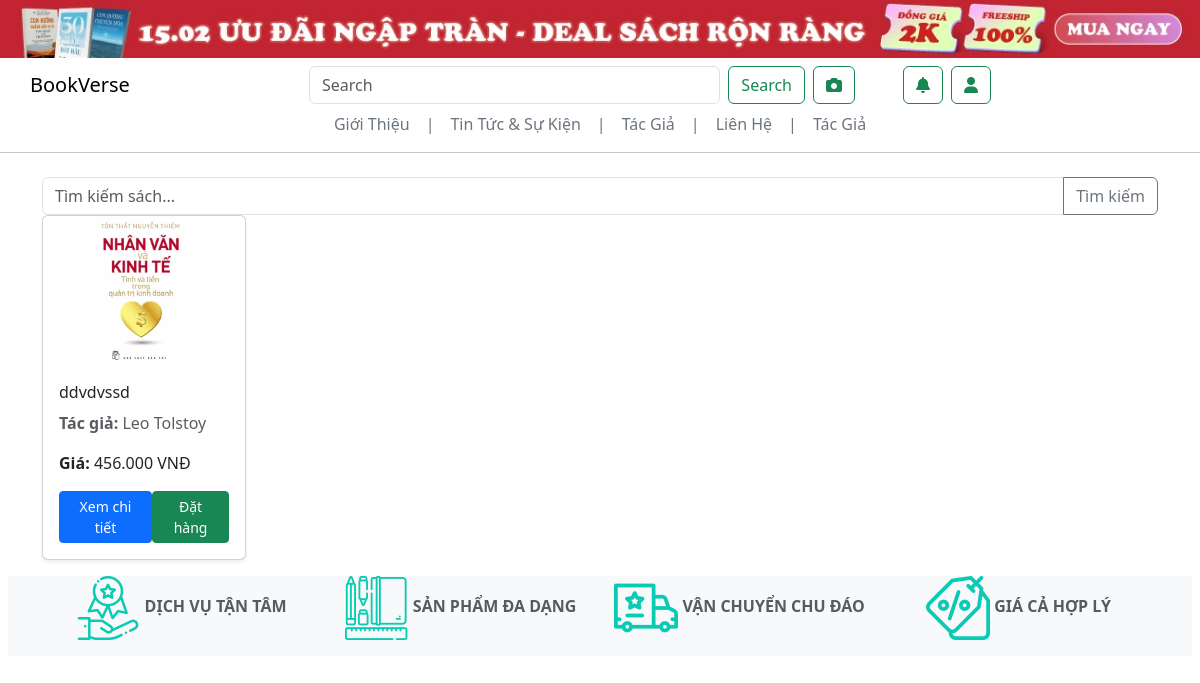
The page /danh_muc/tho_ca on the database as committed earlier.
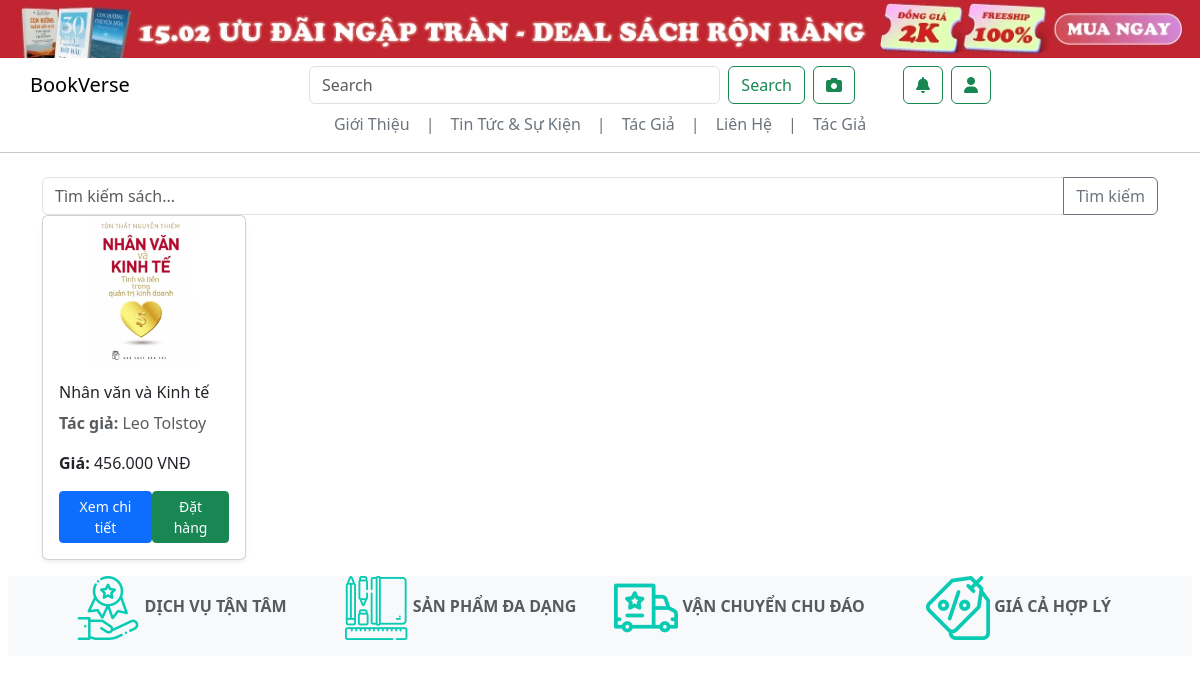
The same page on the database as committed later.
### tables this page shows
CREATE TABLE `book` (
  `Book_id` int(11) NOT NULL AUTO_INCREMENT,
  `User_id` int(11) NOT NULL,
  `Author_id` int(11) DEFAULT NULL,
  `Category_id` int(11) DEFAULT NULL,
  `quantity` int(10) NOT NULL,
  `Date_added` date DEFAULT NULL,
  `Status_id` int(11) DEFAULT 1,
  PRIMARY KEY (`Book_id`),
  KEY `Author_id` (`Author_id`),
  KEY `Category_id` (`Category_id`),
  KEY `Status_id` (`Status_id`),
  CONSTRAINT `book_ibfk_1` FOREIGN KEY (`Author_id`) REFERENCES `author` (`Author_id`),
  CONSTRAINT `book_ibfk_2` FOREIGN KEY (`Category_id`) REFERENCES `category` (`Category_id`),
  CONSTRAINT `book_ibfk_3` FOREIGN KEY (`Status_id`) REFERENCES `bookstatus` (`Status_id`)
);

CREATE TABLE `bookdetail` (
  `id` int(11) NOT NULL AUTO_INCREMENT,
  `Title` text NOT NULL,
  `Description` text DEFAULT NULL,
  `Price` int(11) NOT NULL,
  PRIMARY KEY (`id`),
  CONSTRAINT `bookdetail_ibfk_1` FOREIGN KEY (`id`) REFERENCES `book` (`Book_id`)
);

CREATE TABLE `category` (
  `Category_id` int(11) NOT NULL AUTO_INCREMENT,
  `Category_name` varchar(255) DEFAULT NULL,
  `Category_type` varchar(255) NOT NULL,
  PRIMARY KEY (`Category_id`)
);

CREATE TABLE `author` (
  `Author_id` int(11) NOT NULL AUTO_INCREMENT,
  `Name` varchar(255) DEFAULT NULL,
  `Biography` text DEFAULT NULL,
  `Date_of_Birth` date DEFAULT NULL,
  `Nationality` int(1) DEFAULT NULL,
  `Img_Author` varchar(255) DEFAULT NULL,
  `Author_Status` int(1) NOT NULL DEFAULT 1,
  PRIMARY KEY (`Author_id`),
  KEY `fk_author_nationality` (`Nationality`),
  CONSTRAINT `fk_author_nationality` FOREIGN KEY (`Nationality`) REFERENCES `countries` (`id`) ON DELETE SET NULL ON UPDATE CASCADE
);

### src/controllers/danh_muc.php (called while the page is built, shortened)
<?php
class Danh_muc extends Controller
{
    public $ProductModel;
    private $CategoryModel;
    public function __construct()
    {
        $this->ProductModel = $this->model("ProductModel");
        $this->CategoryModel = $this->model("CategoryModel");
    }
    public function default($Category_type = "")
    {
        $Books = empty($Category_type) ? $this->ProductModel->getBooks() : $this->CategoryModel->getBooksByCategoryType($Category_type);
        $this->view("single_layout", [
            "Page" => "products/product_category",
            "Title" => "Danh mục sách",
            "Type" => $Category_type,
            "Books" => $Books,
        ]);
    }
}
?>

### src/core/App.php (called while the page is built, shortened)
<?php
class App
{
    protected $action = "default";
    function __construct()
    {
        $arr = $this->UrlProcess();
        if (!empty($arr) && file_exists("./src/controllers/" . $arr[0] . ".php")) {
            unset($arr[0]);
        } else {
            $this->setErrorController();
        }
        $this->controller = new $this->controller;
        if (isset($arr[1]) && method_exists($this->controller, $arr[1])) {
            $this->action = $arr[1];
            unset($arr[1]);
        } elseif (isset($arr[1])) {
            array_unshift($arr, $arr[1]);
            $this->action = "default";
            unset($arr[1]);
        }
        $this->params = array_values($arr) ?: [];
        try {
            call_user_func_array([$this->controller, $this->action], $this->params);
        } catch (ArgumentCountError $e) {
            $this->setErrorController();
            call_user_func_array([$this->controller, "default"], []);
        }
    }
    function UrlProcess()
    {
        if (isset($_GET["url"])) {
            $url = filter_var(trim($_GET["url"], "/"));
            $segments = explode("/", $url);
            $filteredSegments = [];
            foreach ($segments as $segment) {
                if (empty($filteredSegments) || end($filteredSegments) !== $segment) {
                    $filteredSegments[] = $segment;
                }
            }
            return $filteredSegments;
        }
        return [];
    }
}

### index.php (called while the page is built, shortened)
<?php
$myApp = new App();
?>

### src/core/DB.php (called while the page is built, shortened)
<?php
class DB
{
    protected $servername = host_name;
    protected $username = db_user;
    protected $password = db_password;
    protected $dbname = db_name;
    function __construct()
    {
        $this->conn = mysqli_connect($this->servername, $this->username, $this->password, $this->dbname);
    }
}
?>

### src/models/CategoryModel.php (called while the page is built, shortened)
<?php
class CategoryModel extends DB
{
    public function getBooksByCategoryType($categoryType)
    {
        $sql = "
        SELECT
            b.Book_id,
            bd.Title,
            a.Name AS Author_Name,
            bd.Description,
            bd.Price,
            b.Date_added,
            c.Category_name AS Category_name,
            c.Category_type AS Category_type,
            s.Status_name AS Book_Status,
            (SELECT GROUP_CONCAT(Image_URL)
             FROM BookImages
             WHERE Book_id = b.Book_id) AS Images
        FROM book b
        INNER JOIN bookdetail bd ON b.Book_id = bd.id  -- Liên kết với bảng bookdetail
        INNER JOIN author a ON b.Author_id = a.Author_id
        INNER JOIN category c ON b.Category_id = c.Category_id
        INNER JOIN bookstatus s ON b.Status_id = s.Status_id
        WHERE c.Category_type = ?
        ORDER BY b.Book_id;
    ";
        $stmt = $this->conn->prepare($sql);
        $stmt->bind_param("s", $categoryType);
        $stmt->execute();
        $result = $stmt->get_result();
        $books = [];
        while ($row = $result->fetch_assoc()) {
            $row['Images'] = !empty($row['Images']) ? explode(",", $row['Images']) : [];
            $books[] = $row;
        }
        return $books;
    }
}
?>

### src/views/pages/products/product_category.php (the view, shortened to what the changed rows need)
<?php
$books = $data["Books"];
?>
<div class="container mt-4">
    <div class="row row-cols-2 row-cols-md-5 g-4">
        <?php foreach ($books as $book): ?>
            <div class="col">
                <div class="card h-100 shadow-sm">
                    <a href="<?= APP_PATH ?>/chi_tiet/<?= $book['Book_id']; ?>" class="d-block ratio ratio-4x3">
                        <img src="<?= $this->image_books($book["Category_type"], $book['Images'][0]) ?>"
                            class="card-img-top img-fluid rounded" alt="<?= $book['Title']; ?>"
                            style="object-fit: contain;">
                    </a>
                    <div class="card-body d-flex flex-column">
                        <h6 class="card-title"><?= $book['Title']; ?></h6>
                        <p class="card-text text-muted"><strong>Tác giả:</strong> <?= $book['Author_Name']; ?></p>
                        <p class="card-text"><strong>Giá:</strong>
                            <?= number_format($book['Price'], 0, ',', '.'); ?> VNĐ
                        </p>
                        <form action="" method="POST">
                            <div class="mt-auto d-flex justify-content-between">
                                <a href="<?= APP_PATH ?>/chi_tiet/<?= $book['Book_id']; ?>" class="btn btn-primary btn-sm">
                                    Xem chi tiết
                                </a>
                                <button type="submit" class="btn btn-success btn-sm" name="addCartCategory">Đặt hàng</button>
                            </div>
                        </form>
                    </div>
                </div>
            </div>
        <?php endforeach; ?>
    </div>
</div>

Rows that differ between the two databases and show on the page:
changed through a linked row, book "Leo Tolstoy": bookdetail.Title "ddvdvssd" → "Nhân văn và Kinh tế"
